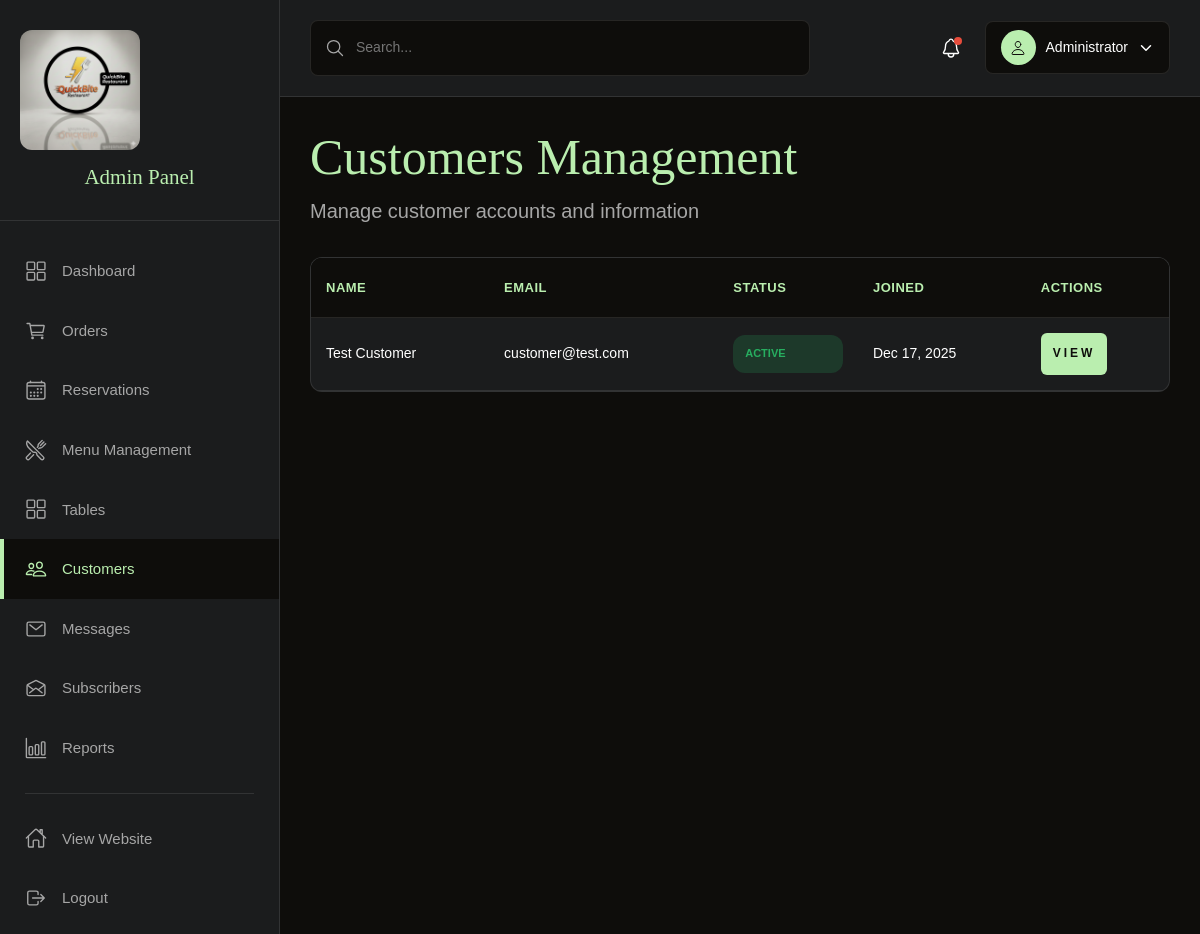
The page /admin/customers.php (signed in) on the database its author committed.
### tables this page shows
CREATE TABLE users (
    id INT AUTO_INCREMENT PRIMARY KEY,
    username VARCHAR(50) NOT NULL UNIQUE,
    email VARCHAR(100) NOT NULL UNIQUE,
    password VARCHAR(255) NOT NULL,
    full_name VARCHAR(100) NOT NULL,
    phone VARCHAR(20),
    role ENUM('admin', 'customer') DEFAULT 'customer',
    status ENUM('active', 'inactive', 'suspended') DEFAULT 'active',
    created_at TIMESTAMP DEFAULT CURRENT_TIMESTAMP,
    last_login TIMESTAMP NULL,
    INDEX idx_email (email),
    INDEX idx_role (role),
    INDEX idx_status (status)
);

### admin/customers.php (the view, shortened to what this page needs)
<?php
$conn = getDBConnection();
$query = "SELECT * FROM users WHERE role = 'customer' ORDER BY created_at DESC";
$customers = $conn->query($query);
?>
<!DOCTYPE html>
<html lang="en">
<head>
    <link rel="stylesheet" href="../assets/css/style.css">
    <link rel="stylesheet" href="../assets/css/dashboard.css">
</head>
<body class="admin-page">
    <?php include 'includes/sidebar.php'; ?>
    <div class="admin-content">
        <?php include 'includes/topbar.php'; ?>
        <div class="content-wrapper">
            <div class="page-header">
                <h1 class="headline-1">Customers Management</h1>
                <p class="body-2">Manage customer accounts and information</p>
            </div>
            <div class="table-container">
                <table class="data-table">
                    <thead>
                        <tr>
                            <th>Name</th>
                            <th>Email</th>
                            <th>Status</th>
                            <th>Joined</th>
                            <th>Actions</th>
                        </tr>
                    </thead>
                    <tbody>
                        <?php if ($customers->num_rows > 0): ?>
                            <?php while ($customer = $customers->fetch_assoc()): ?>
                                <tr>
                                    <td><?php echo htmlspecialchars($customer['full_name']); ?></td>
                                    <td><?php echo htmlspecialchars($customer['email']); ?></td>
                                    <td>
                                        <span class="status-badge status-<?php echo $customer['status']; ?>">
                                            <?php echo ucfirst($customer['status']); ?>
                                        </span>
                                    </td>
                                    <td><?php echo date('M j, Y', strtotime($customer['created_at'])); ?></td>
                                    <td>
                                        <button class="btn btn-sm btn-primary">View</button>
                                    </td>
                                </tr>
                            <?php endwhile; ?>
                        <?php else: ?>
                            <tr>
                                <td colspan="5" class="no-data">No customers found</td>
                            </tr>
                        <?php endif; ?>
                    </tbody>
                </table>
            </div>
        </div>
    </div>
</body>
</html>

### assets/css/style.css (style rules this page uses)
:root { --gold-crayola: hsl(110, 65%, 81%); --quick-silver: hsla(0, 0%, 65%, 1); --davys-grey: hsla(30, 3%, 34%, 1); --smoky-black-1: hsla(40, 12%, 5%, 1); --smoky-black-2: hsla(30, 8%, 5%, 1); --smoky-black-3: hsla(0, 3%, 7%, 1); --eerie-black-1: hsla(210, 4%, 9%, 1); --eerie-black-2: hsla(210, 4%, 11%, 1); --eerie-black-3: hsla(180, 2%, 8%, 1); --eerie-black-4: hsla(0, 0%, 13%, 1); --white: hsla(0, 0%, 100%, 1); --white-alpha-20: hsla(0, 0%, 100%, 0.2); --white-alpha-10: hsla(0, 0%, 100%, 0.1); --black: hsla(0, 0%, 0%, 1); --black-alpha-80: hsla(0, 0%, 0%, 0.8); --black-alpha-15: hsla(0, 0%, 0%, 0.15); --loading-text-gradient: linear-gradient(90deg, transparent 0% 16.66%, var(--smoky-black-3) 33.33% 50%, transparent 66.66% 75%); --gradient-1: linear-gradient(to top,hsla(0, 0%, 0%, 0.9),hsla(0, 0%, 0%, 0.7),transparent); --fontFamily-forum: 'Forum', cursive; --fontFamily-dm_sans: 'DM Sans', sans-serif; --fontSize-display-1: calc(1.3rem + 6.7vw); --fontSize-headline-1: calc(2rem + 2.5vw); --fontSize-headline-2: calc(1.3rem + 2.4vw); --fontSize-title-1: calc(1.6rem + 1.2vw); --fontSize-title-2: 2.2rem; --fontSize-title-3: 2.1rem; --fontSize-title-4: calc(1.6rem + 1.2vw); --fontSize-body-1: 2.4rem; --fontSize-body-2: 1.6rem; --fontSize-body-3: 1.8rem; --fontSize-body-4: 1.6rem; --fontSize-label-1: 1.4rem; --fontSize-label-2: 1.2rem; --weight-regular: 400; --weight-bold: 700; --lineHeight-1: 1em; --lineHeight-2: 1.2em; --lineHeight-3: 1.5em; --lineHeight-4: 1.6em; --lineHeight-5: 1.85em; --lineHeight-6: 1.4em; --letterSpacing-1: 0.15em; --letterSpacing-2: 0.4em; --letterSpacing-3: 0.2em; --letterSpacing-4: 0.3em; --letterSpacing-5: 3px; --section-space: 70px; --shadow-1: 0px 0px 25px 0px hsla(0, 0%, 0%, 0.25); --radius-24: 24px; --radius-circle: 50%; --transition-1: 250ms ease; --transition-2: 500ms ease; --transition-3: 1000ms ease; }
*, *::before, *::after { margin: 0; padding: 0; box-sizing: border-box; }
input, button, select, textarea { background: none; border: none; font: inherit; }
button { cursor: pointer; }
html { font-size: 10px; scroll-behavior: smooth; }
body { background-color: var(--eerie-black-1); color: var(--white); font-family: var(--fontFamily-dm_sans); font-size: var(--fontSize-body-4); font-weight: var(--weight-regular); line-height: var(--lineHeight-5); overflow: hidden; height: 300vh; }
.display-1, .headline-1, .headline-2, .title-1, .title-2, .title-3, .title-4 { color: var(--white); font-family: var(--fontFamily-forum); font-weight: var(--weight-regular); line-height: var(--lineHeight-2); }
.headline-1 { font-size: var(--fontSize-headline-1); }
.body-2 { font-size: var(--fontSize-body-2); line-height: var(--lineHeight-4); }
.btn { position: relative; color: var(--gold-crayola); font-size: var(--fontSize-label-2); font-weight: var(--weight-bold); text-transform: uppercase; letter-spacing: var(--letterSpacing-5); max-width: max-content; border: 2px solid var(--gold-crayola); padding: 12px 45px; overflow: hidden; z-index: 1; }
.btn::before { content: ""; position: absolute; bottom: 100%; left: 50%; transform: translateX(-50%); width: 200%; height: 200%; border-radius: var(--radius-circle); background-color: var(--gold-crayola); transition: var(--transition-2); z-index: -1; }
@media (min-width: 575px) { :root { --fontSize-body-2: 2rem; } }
@media (min-width: 992px) { :root { --section-space: 100px; } }
@media (min-width: 1200px) { :root { --fontSize-title-2: 2.5rem; } }

### rows shown on the page
users: full_name "Test Customer", email "customer@test.com", status "ACTIVE", created_at "Dec 17, 2025"

### other values the page prints
$_SESSION['full_name'] "Administrator"
